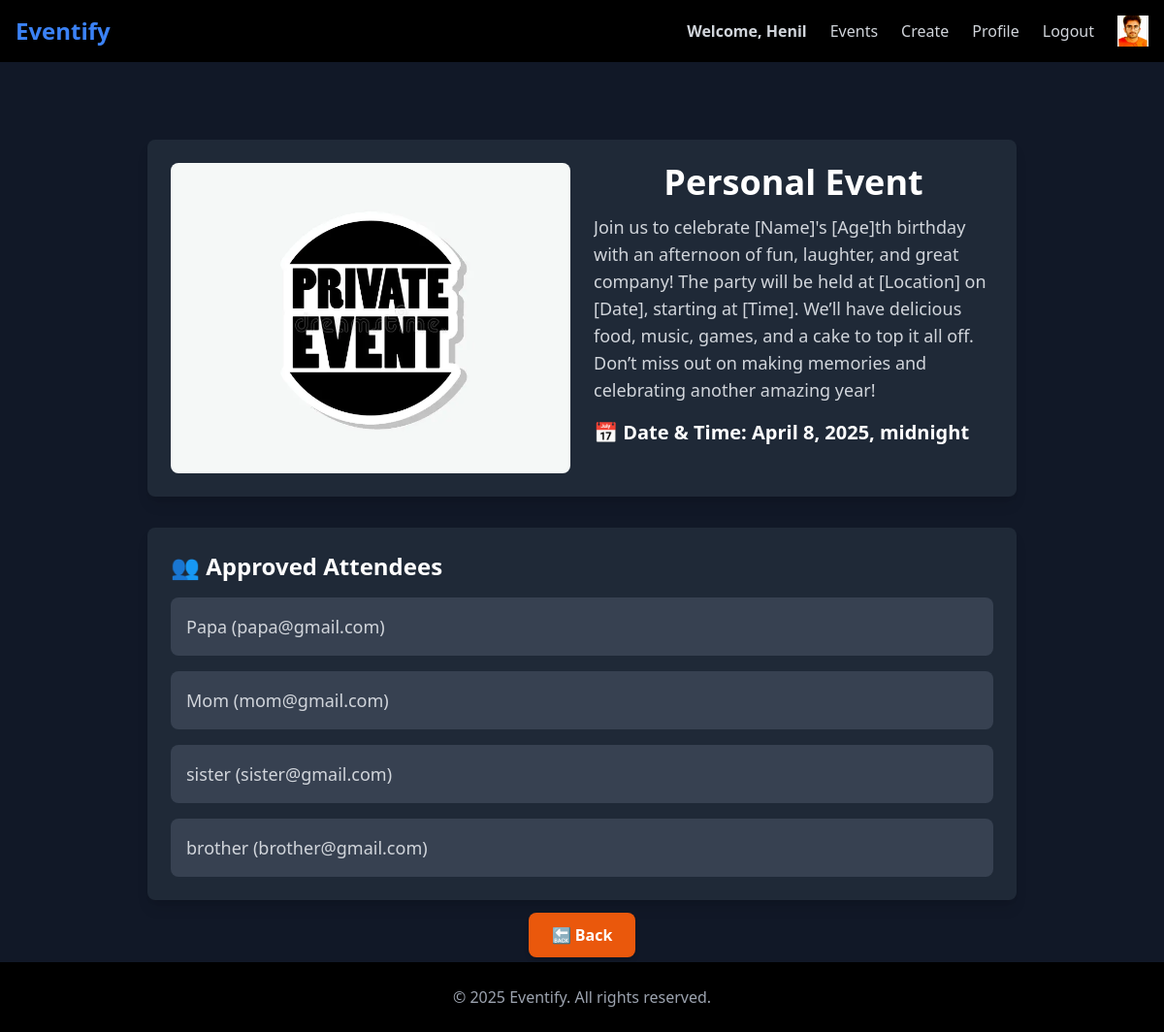
Screenshot of /event/past-event/35/ (signed in) with the database file from the repository.
### user1/models.py (models this page shows, shortened)
class CustomUser(AbstractBaseUser, PermissionsMixin):
    email = models.EmailField(unique=True)  # Unique identifier
    name = models.CharField(max_length=50)
    phone_number = models.CharField(max_length=15, blank=True, null=True)
    profile_picture = models.ImageField(upload_to="profile_pics/", blank=True, null=True, default="profile_pics/default_profile.png")
    date_of_birth = models.DateField(blank=True, null=True)
    is_active = models.BooleanField(default=True)
    is_staff = models.BooleanField(default=False)  # Required for admin login
    objects = CustomUserManager()
    USERNAME_FIELD = "email"
    REQUIRED_FIELDS = ["name"]

### event/models.py (models this page shows, shortened)
class Event(models.Model):
    title = models.CharField(max_length=200)
    description = models.TextField()
    location = models.CharField(max_length=255)
    date_time = models.DateTimeField()
    attendees = models.ManyToManyField(Attendee, related_name='events', blank=True)
    image = models.ImageField(upload_to='event_images/', null=True, blank=True)
    max_attendees = models.PositiveIntegerField(default=100)
    organizer = models.ForeignKey(CustomUser, on_delete=models.CASCADE, related_name="organized_events", null=True, blank=True)

class Attendee(models.Model):
    name = models.CharField(max_length=100)
    email = models.EmailField(unique=True)
    phone_no = models.CharField(max_length=15, null=True, blank=True)

### event/views.py (the view)
# urls.py: path("past-event/<int:event_id>/", views.past_event_details, name="past_event_details"), #15 past event details
def past_event_details(request, event_id):
    event = get_object_or_404(Event, id=event_id)
    if event.date_time >= timezone.now():
        return redirect("event:event_details", event_id=event.id)
    return render(request, "event/past_event_details.html", {"event": event})

### event/templates/event/past_event_details.html (shortened to what this page needs)
{% extends "layout.html" %}
{% block content %}
    <div class="min-h-screen bg-gray-900 text-white flex flex-col items-center p-4">
        <div class="mt-16 p-6 bg-gray-800 shadow-lg rounded-lg max-w-4xl w-full">
            <div class="grid grid-cols-1 md:grid-cols-2 gap-6 md:items-start">
                {% if event.image %}
                    <img src="{{ event.image.url }}" alt="{{ event.title }}" class="rounded-lg w-full h-80 object-cover">
                {% else %}
                    <div class="w-full h-80 bg-gray-600 flex items-center justify-center text-gray-300">
                        No Image Available
                    </div>
                {% endif %}
                <div class="w-full min-w-0">
                    <h1 class="text-4xl font-extrabold text-orange-400 break-words">{{ event.title }}</h1>
                    <p class="text-gray-300 mt-3 text-lg break-words break-all overflow-hidden w-full">
                        {{ event.description }}
                    </p>
                    <p class="text-xl font-semibold text-gray-100 mt-4">📅 Date & Time: {{ event.date_time }}</p>
                </div>
            </div>
        </div>
        {% if request.user == event.organizer %}
            <div class="mt-8 p-6 bg-gray-800 shadow-lg rounded-lg max-w-4xl w-full border border-gray-700">
                <h2 class="text-2xl font-bold text-gray-100 mb-4">👥 Approved Attendees</h2>
                {% if event.attendees.all %}
                    <ul class="list-none space-y-4">
                        {% for attendee in event.attendees.all %}
                            <li class="bg-gray-700 p-4 rounded-lg shadow-sm border border-gray-600">
                                <span class="text-lg text-gray-300 font-medium">{{ attendee.name }} ({{ attendee.email }})</span>
                            </li>
                        {% endfor %}
                    </ul>
                {% else %}
                    <p class="text-gray-400 text-lg mt-3">No approved attendees.</p>
                {% endif %}
            </div>
        {% endif %}
        <div class="mt-6 text-center">
            <a href="{{ request.GET.next|default:'{% url "event:event_list" %}' }}"
               class="bg-orange-600 hover:bg-orange-700 text-white font-semibold px-6 py-3 rounded-lg shadow-md transition-all duration-300 ease-in-out">
                🔙 Back
            </a>
        </div>
    </div>
{% endblock %}

### templates/layout.html (shortened to what this page needs)
{% load static tailwind_tags %}
{% load static %}
<!DOCTYPE html>
<html lang="en">
<head>
    {% tailwind_css %}
    <link rel="stylesheet" href="{% static 'style.css' %}">
</head>
<body class="bg-black text-white">
    <nav class="w-full bg-black shadow-md p-4 flex justify-between items-center">
        <h1 class="text-2xl font-bold text-blue-500">
            <a href="{% url 'event:home' %}">Eventify</a>
        </h1>
        <div class="flex items-center space-x-6 text-gray-300">
            {% if request.user.is_authenticated %}
                <a href="{% url 'event:home' %}" class="text-blue-400 font-semibold">Welcome, {{ request.user.name }}</span>
                <a href="{% url 'event:event_list' %}" class="hover:text-orange-400 font-medium">Events</a>
                <a href="{% url 'event:create_event' %}" class="hover:text-orange-400 font-medium">Create</a>
                <a href="{% url 'event:profile' %}" class="hover:text-orange-400 font-medium">Profile</a>
                <form method="POST" action="{% url 'logout' %}" class="inline">
                    <button type="submit" onclick="return confirmLogout()"
                            class="hover:text-red-400 font-medium">
                        Logout
                    </button>
                </form>
                <img src="{{ request.user.profile_picture.url }}" alt="Profile"
                    class="rounded-full border border-gray-500 object-cover"
                    style="width: 32px; height: 32px;">
            {% else %}
                <a href="{% url 'login' %}" class="hover:text-orange-400 font-medium">Login</a>
            {% endif %}
        </div>
    </nav>
    {% block content %}{% endblock %}
    <footer class="w-full bg-black p-6 space-y-6 text-center text-gray-400">
        © 2025 Eventify. All rights reserved.
    </footer>
</body>
</html>

### static/style.css (style rules this page uses)
body { background-color: rgb(23, 23, 26); color: rgb(137, 139, 141); }
h1 { text-align: center; font-size: 2em; }

### rows the page displays
CustomUser: user.name "Henil", user.profile_picture (picture)
Event: image (picture), title "Personal Event", description "Join us to celebrate [Name]'s [Age]th birthday with an afternoon of fun, laughter, and great company! The party will be held at [Location] on [Date], starting at [Time]. We’ll have delicious food, music, games, and a cake to top it all off. Don’t miss out on making memories and celebrating another amazing year!", date_time "April 8, 2025, midnight"
Attendee: name "Papa", email "papa@gmail.com"
Attendee: name "Mom", email "mom@gmail.com"
Attendee: name "sister", email "sister@gmail.com"
Attendee: name "brother", email "brother@gmail.com"
